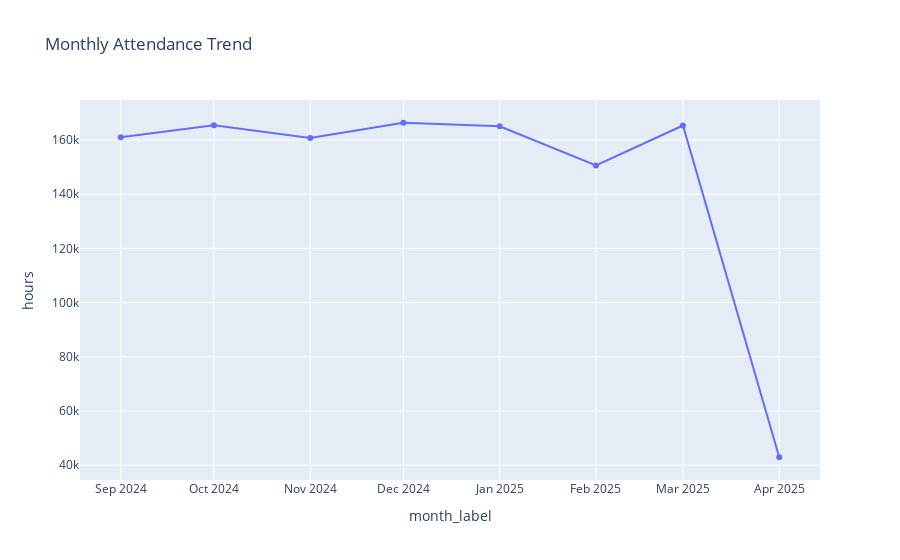

Notebook code for this chart:
### Code cell
query = """
SELECT
    c.year,
    c.month,
    SUM(f.total_hours) as hours
FROM fact_attendance_daily f
JOIN dim_calendar c
ON f.date_id = c.date_id
GROUP BY c.year, c.month
ORDER BY c.year, c.month
"""

df_month = pd.read_sql(query, conn)

df_month["month_label"] = df_month["year"].astype(str) + "-" + df_month["month"].astype(str)

fig = px.line(df_month,
              x="month_label",
              y="hours",
              title="Monthly Attendance Trend",
              markers=True)

fig.show()

### Figure 1 — Plotly figure (JSON) as saved in the notebook; plotly's stock layout.template omitted (floating-point values rounded to 4 significant figures)
{"data": [{"hovertemplate": "month_label=%{x}<br>hours=%{y}<extra></extra>", "legendgroup": "", "line": {"color": "#636efa", "dash": "solid"}, "marker": {"symbol": "circle"}, "mode": "lines+markers", "name": "", "orientation": "v", "showlegend": false, "type": "scatter", "x": ["2024-9", "2024-10", "2024-11", "2024-12", "2025-1", "2025-2", "2025-3", "2025-4"], "xaxis": "x", "y": [161000.0, 165400.0, 160700.0, 166400.0, 165100.0, 150600.0, 165300.0, 42930.0], "yaxis": "y"}], "layout": {"legend": {"tracegroupgap": 0}, "title": {"text": "Monthly Attendance Trend"}, "xaxis": {"anchor": "y", "domain": [0, 1], "title": {"text": "month_label"}}, "yaxis": {"anchor": "x", "domain": [0, 1], "title": {"text": "hours"}}}}
